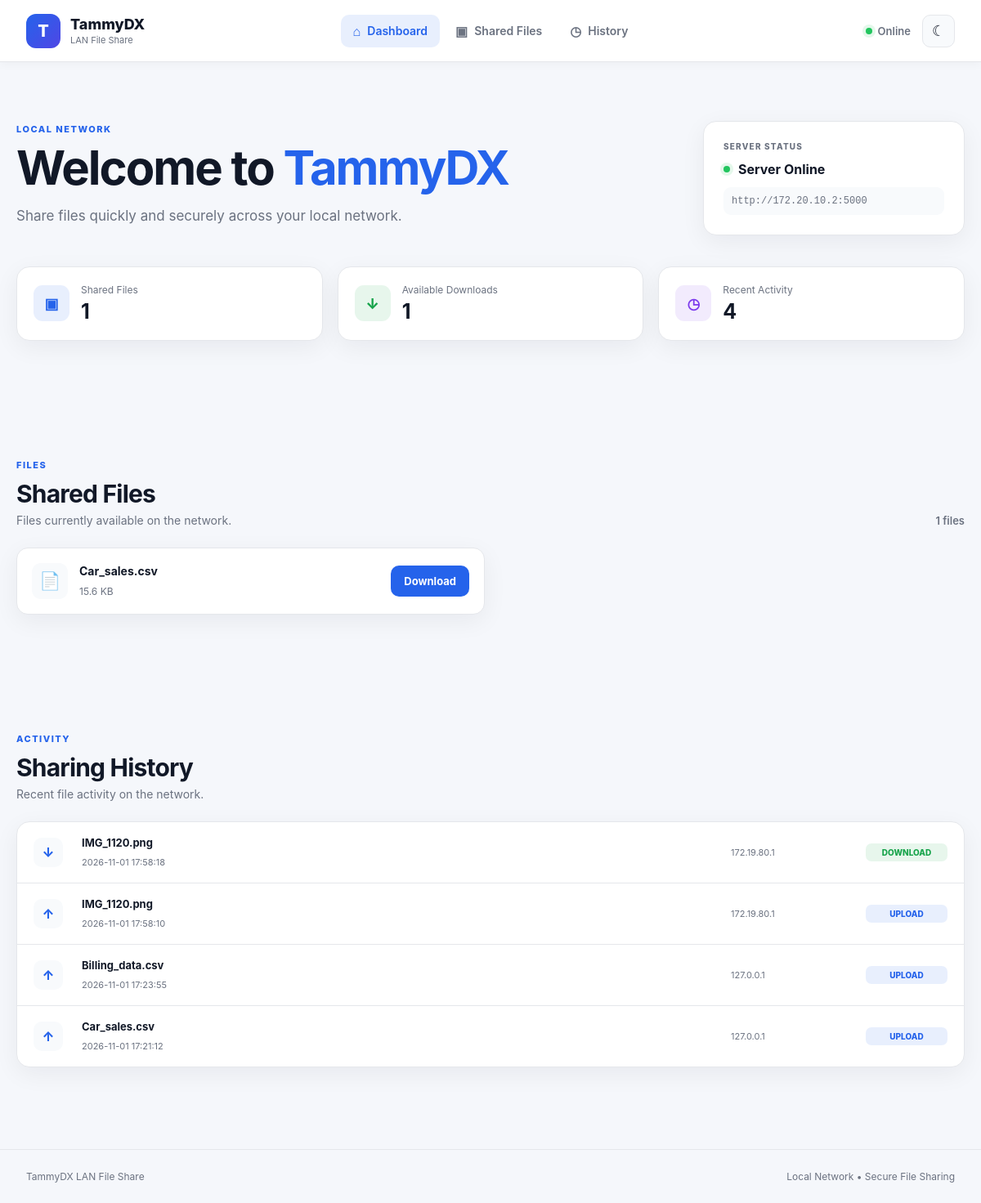
Before: / with the older database file.
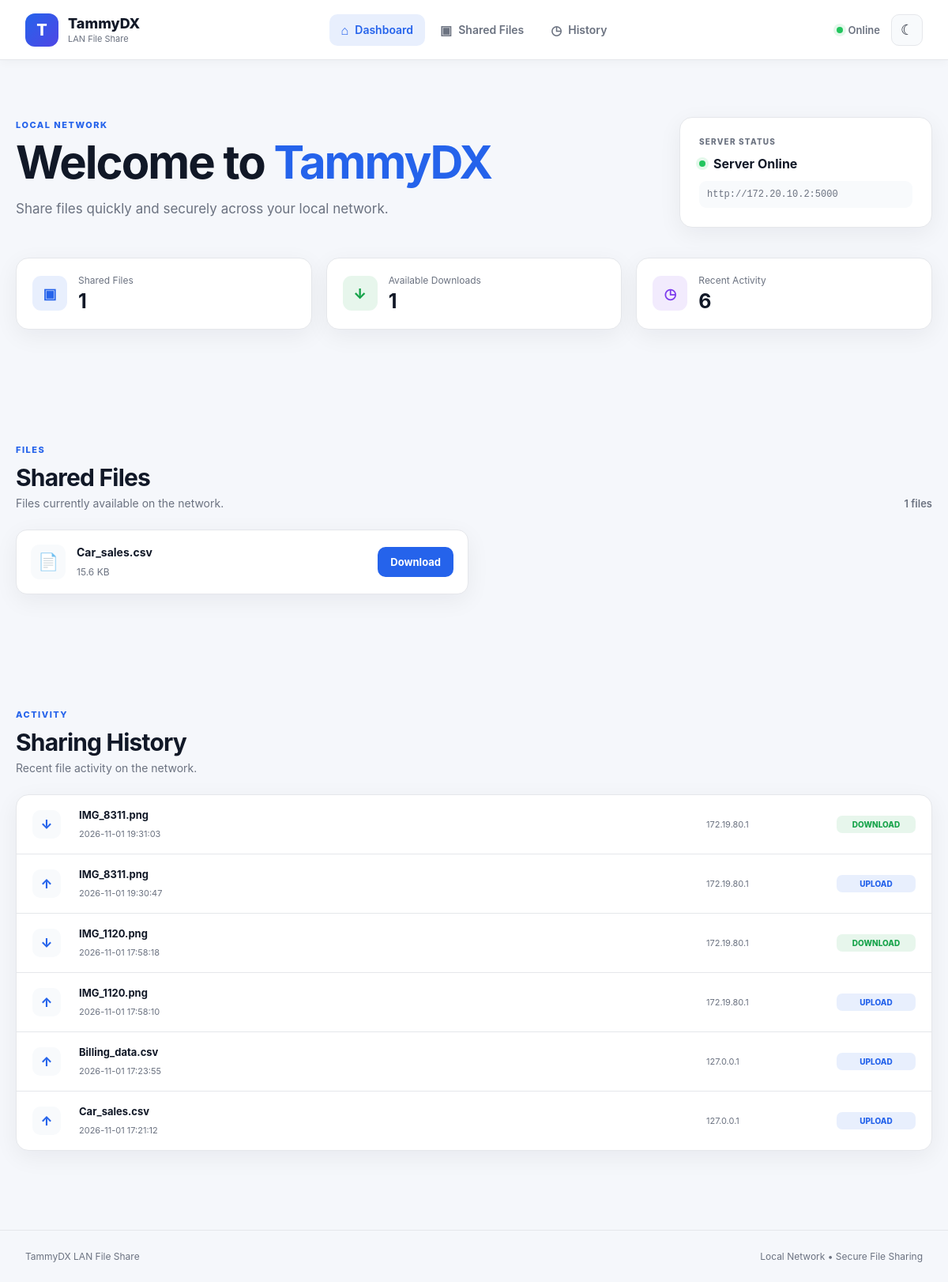
After: the same page with the newer database file.
### tables this page shows
CREATE TABLE history (
            id INTEGER PRIMARY KEY AUTOINCREMENT,
            filename TEXT NOT NULL,
            action TEXT NOT NULL,
            client_ip TEXT NOT NULL,
            timestamp TEXT NOT NULL
        );

### app.py (the view, shortened to what this page needs)
@app.route("/")
def index():
    files = []
    for file_path in SHARED_DIR.iterdir():
        if file_path.is_file():
            files.append({
                "name": file_path.name,
                "size": file_path.stat().st_size,
            })
    client_ip = get_client_ip()
    connection = get_db()
    if is_server():
        history = connection.execute(
            """
            SELECT *
            FROM history
            ORDER BY id DESC
            LIMIT 100
            """
        ).fetchall()
    connection.close()
    return render_template(
        "index.html",
        files=files,
        history=history,
        server=is_server(),
        client_ip=client_ip,
    )

### app.py (called while the page is built)
def get_db():
    connection = sqlite3.connect(DATABASE_PATH)
    connection.row_factory = sqlite3.Row
    return connection

def get_client_ip():
    return request.remote_addr or "unknown"

def is_server():
    return get_client_ip() in SERVER_IPS

### templates/index.html (shortened to what this page needs)
<!DOCTYPE html>
<html lang="en">
<head>
    <link rel="stylesheet" href="{{ url_for('static', filename='css/style.css') }}">
</head>
<body>
<header class="topbar">
    <div class="brand">
        <div class="brand-logo">T</div>
        <div>
            <div class="brand-name">TammyDX</div>
            <div class="brand-subtitle">LAN File Share</div>
        </div>
    </div>
    <nav class="main-nav">
        <a href="#dashboard" class="nav-link active">
            <span>⌂</span>
            Dashboard
        </a>
        <a href="#files" class="nav-link">
            <span>▣</span>
            Shared Files
        </a>
        <a href="#history" class="nav-link">
            <span>◷</span>
            History
        </a>
    </nav>
    <div class="top-actions">
        <div class="server-status">
            <span class="status-dot"></span>
            Online
        </div>
        <button
            id="themeToggle"
            class="theme-toggle"
            type="button"
            aria-label="Toggle theme"
        >
            ☾
        </button>
    </div>
</header>
<main class="page">
    <section id="dashboard" class="section dashboard-section">
        <div class="hero">
            <div>
                <span class="eyebrow">LOCAL NETWORK</span>
                <h1>
                    Welcome to
                    <span>TammyDX</span>
                </h1>
                <p>
                    Share files quickly and securely across your local network.
                </p>
            </div>
            <div class="network-card">
                <span class="network-label">SERVER STATUS</span>
                <div class="network-status">
                    <span class="status-dot"></span>
                    Server Online
                </div>
                <span class="network-address">
                    http://172.20.10.2:5000
                </span>
            </div>
        </div>
        <div class="stats-grid">
            <div class="stat-card">
                <div class="stat-icon blue">
                    ▣
                </div>
                <div>
                    <span class="stat-label">
                        Shared Files
                    </span>
                    <strong>
                        {{ files|length }}
                    </strong>
                </div>
            </div>
            <div class="stat-card">
                <div class="stat-icon green">
                    ↓
                </div>
                <div>
                    <span class="stat-label">
                        Available Downloads
                    </span>
                    <strong>
                        {{ files|length }}
                    </strong>
                </div>
            </div>
            <div class="stat-card">
                <div class="stat-icon purple">
                    ◷
                </div>
                <div>
                    <span class="stat-label">
                        Recent Activity
                    </span>
                    <strong>
                        {{ history|length }}
                    </strong>
                </div>
            </div>
        </div>
    </section>
    <section id="files" class="section">
        <div class="section-header">
            <div>
                <span class="eyebrow">FILES</span>
                <h2>Shared Files</h2>
                <p>
                    Files currently available on the network.
                </p>
            </div>
            <span class="file-count">
                {{ files|length }} files
            </span>
        </div>
        {% if files %}
        <div class="files-grid">
            {% for file in files %}
            <div class="file-card">
                <div class="file-icon">
                    📄
                </div>
                <div class="file-details">
                    <h3 title="{{ file.name }}">
                        {{ file.name }}
                    </h3>
                    <span>
                        {{ "%.1f"|format(file.size / 1024) }} KB
                    </span>
                </div>
                <a
                    href="{{ url_for('download_file', filename=file.name) }}"
                    class="download-button"
                >
                    Download
                </a>
            </div>
            {% endfor %}
        </div>
        {% endif %}
    </section>
    <section id="history" class="section history-section">
        <div class="section-header">
            <div>
                <span class="eyebrow">ACTIVITY</span>
                <h2>Sharing History</h2>
                <p>
                    Recent file activity on the network.
                </p>
            </div>
        </div>
        {% if history %}
        <div class="history-card">
            {% for item in history %}
            <div class="history-row">
                <div class="history-file-icon">
                    {% if item.action == "UPLOAD" %}
                        ↑
                    {% else %}
                        ↓
                    {% endif %}
                </div>
                <div class="history-info">
                    <strong>
                        {{ item.filename }}
                    </strong>
                    <span>
                        {{ item.timestamp }}
                    </span>
                </div>
                <div class="history-client">
                    {{ item.client_ip }}
                </div>
                <span
                    class="action-badge
                    {% if item.action == 'UPLOAD' %}
                        upload
                    {% else %}
                        download
                    {% endif %}"
                >
                    {{ item.action }}
                </span>
            </div>
            {% endfor %}
        </div>
        {% endif %}
    </section>
</main>
<footer class="footer">
    <span>
        TammyDX LAN File Share
    </span>
    <span>
        Local Network • Secure File Sharing
    </span>
</footer>
</body>
</html>

Changed rows visible on the page:
added history: filename "IMG_8311.png", timestamp "2026-11-01 19:31:03", client_ip "172.19.80.1", action "DOWNLOAD"
added history: filename "IMG_8311.png", timestamp "2026-11-01 19:30:47", client_ip "172.19.80.1", action "UPLOAD"
Other visible differences:
{{ history|length }}: "4" → "6"
